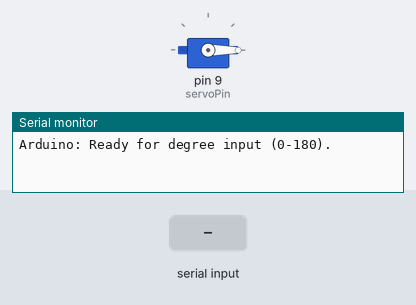
A sketch run on a simulated Arduino Uno, built with avr-gcc and run on an emulated ATmega328P. Parts: servo, the last lines printed to the serial monitor. The test bench sets the inputs (shaded band).

Above: at 1.2 s.
1.3 s: "90,45\n" received over Serial
At 2.4 s:
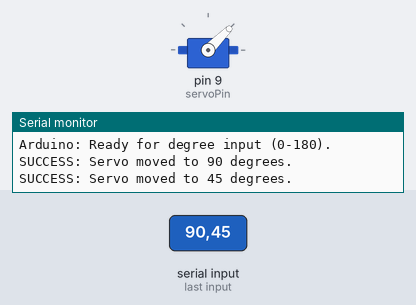
2.8 s: "30,150\n" received over Serial
At 3.6 s:
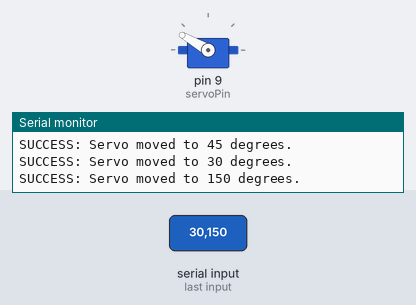
4.3 s: "90\n" received over Serial
At 4.6 s:
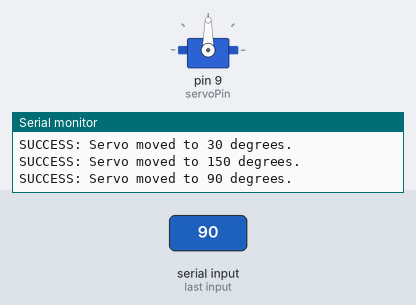
Timing chart, 0 to 7.3 s (numbered marks = the images above; inputs shaded):
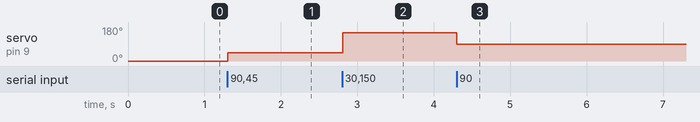

The sketch:

main.ino
```cpp
#include <Arduino.h>
#include <Servo.h>

Servo myServo;
const int servoPin = 9;

void setup() {
  myServo.attach(servoPin);
  Serial.begin(9600);
  myServo.write(0);
  Serial.println("Arduino: Ready for degree input (0-180).");
}

void loop() {
  if (Serial.available() > 0) {
    int angle = Serial.parseInt();
    while(Serial.available() > 0) { Serial.read(); }

    if (angle >= 0 && angle <= 180) {
      myServo.write(angle);
      Serial.print("SUCCESS: Servo moved to ");
      Serial.print(angle);
      Serial.println(" degrees.");
    } else {
      Serial.print("ERROR: Invalid angle (");
      Serial.print(angle);
      Serial.println("). Please send 0-180.");
    }
  }
}
```

Measured:
- after the input at 1.3 s, servo on pin 9 (servoPin): 0° → 45° at once
- after the input at 2.8 s, servo on pin 9 (servoPin): 45° → 150° at once
- after the input at 4.3 s, servo on pin 9 (servoPin): 150° → 90° at once
